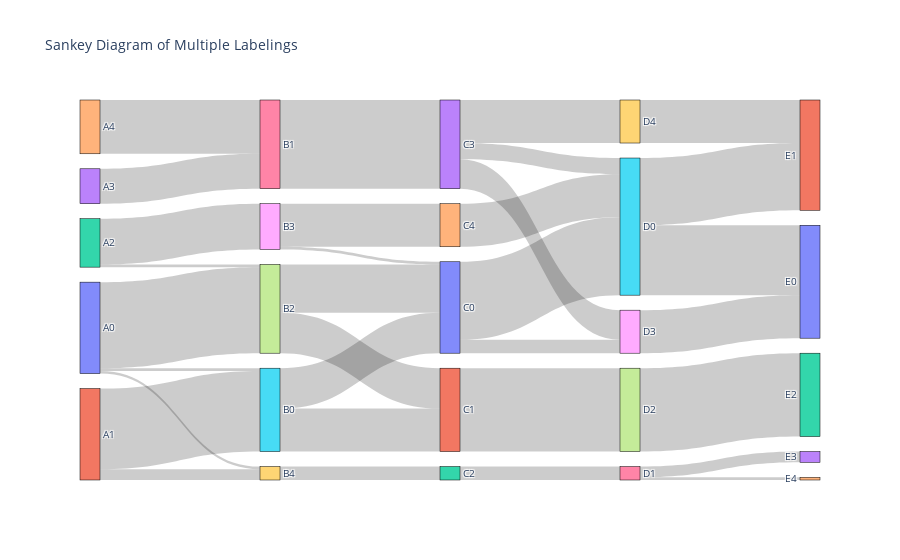

The cell this chart's notebook holds for it:
### Code cell
def calculate_flow_multiple(labelings):
    """
    Calculate the flow (transition counts) between multiple labelings.
    
    Parameters:
    - labelings: list of array-like objects, where each array represents the categories for each labeling stage
    
    Returns:
    - flows: A list of flow tables (contingency tables) between consecutive labelings.
    """
    flows = []
    for i in range(len(labelings) - 1):
        flow_table = pd.crosstab(pd.Series(labelings[i], name=f'Labeling {i+1}'), 
                                 pd.Series(labelings[i+1], name=f'Labeling {i+2}'))
        flows.append(flow_table)
    return flows

def create_sankey_from_multiple_flows(flow_tables):
    """
    Create a Sankey diagram from multiple flow tables (transitions between consecutive labelings).
    
    Parameters:
    - flow_tables: list of pd.DataFrames, each representing a contingency table with the flow between consecutive labelings
    
    Returns:
    - fig: Plotly figure object displaying the Sankey diagram.
    """
    all_labels = []
    sources = []
    targets = []
    values = []
    
    label_offset = 0
    
    # Process each flow table (transition between consecutive labelings)
    for i, flow_table in enumerate(flow_tables):
        labels_1 = list(flow_table.index)   # Categories from the first labeling in the pair
        labels_2 = list(flow_table.columns)  # Categories from the second labeling in the pair
        
        # Add new labels to the combined label list (without duplicates)
        all_labels += [label for label in labels_1 if label not in all_labels]
        all_labels += [label for label in labels_2 if label not in all_labels]

        # Create the source, target, and value lists for the Sankey diagram
        for j, label_1 in enumerate(labels_1):
            for k, label_2 in enumerate(labels_2):
                flow_value = flow_table.loc[label_1, label_2]
                if flow_value > 0:
                    sources.append(all_labels.index(label_1))  # Source index
                    targets.append(all_labels.index(label_2))  # Target index
                    values.append(flow_value)

        label_offset += len(labels_1)  # Update the offset for the next labeling stage
    
    # Create the Sankey diagram
    fig = go.Figure(go.Sankey(
        node=dict(
            pad=15,
            thickness=20,
            line=dict(color="black", width=0.5),
            label=all_labels  # All unique labels across all labelings
        ),
        link=dict(
            source=sources,  # Source nodes (indices in the label list)
            target=targets,  # Target nodes (indices in the label list)
            value=values     # Values (flow quantities between nodes)
        )
    ))

    # Update the layout and return the figure
    fig.update_layout(title_text="Sankey Diagram of Multiple Labelings", font_size=10)
    return fig


# Step 1: Calculate the flow tables for multiple labelings
labelings = [labeling1, labeling2, labeling3, labeling4, labeling5]
flow_tables = calculate_flow_multiple(labelings)

# Step 2: Create the Sankey diagram
fig = create_sankey_from_multiple_flows(flow_tables)

# Step 3: Display the diagram
fig.show()

### Figure 1 — Plotly figure (JSON) as saved in the notebook; plotly's stock layout.template omitted (floating-point values rounded to 4 significant figures)
{"data": [{"link": {"source": [0, 0, 0, 1, 1, 2, 2, 3, 4, 5, 5, 6, 7, 7, 8, 8, 9, 10, 10, 11, 12, 13, 13, 13, 14, 15, 15, 16, 16, 17, 18, 19], "target": [5, 7, 9, 5, 9, 7, 8, 6, 6, 10, 11, 13, 10, 11, 10, 14, 12, 15, 18, 17, 16, 15, 18, 19, 15, 20, 21, 23, 24, 22, 20, 21], "value": [1, 32, 1, 30, 4, 1, 17, 13, 20, 15, 16, 33, 18, 15, 1, 16, 5, 29, 5, 31, 5, 6, 11, 16, 16, 26, 25, 4, 1, 31, 16, 16]}, "node": {"label": ["A0", "A1", "A2", "A3", "A4", "B0", "B1", "B2", "B3", "B4", "C0", "C1", "C2", "C3", "C4", "D0", "D1", "D2", "D3", "D4", "E0", "E1", "E2", "E3", "E4"], "line": {"color": "black", "width": 0.5}, "pad": 15, "thickness": 20}, "type": "sankey"}], "layout": {"font": {"size": 10}, "title": {"text": "Sankey Diagram of Multiple Labelings"}}}
